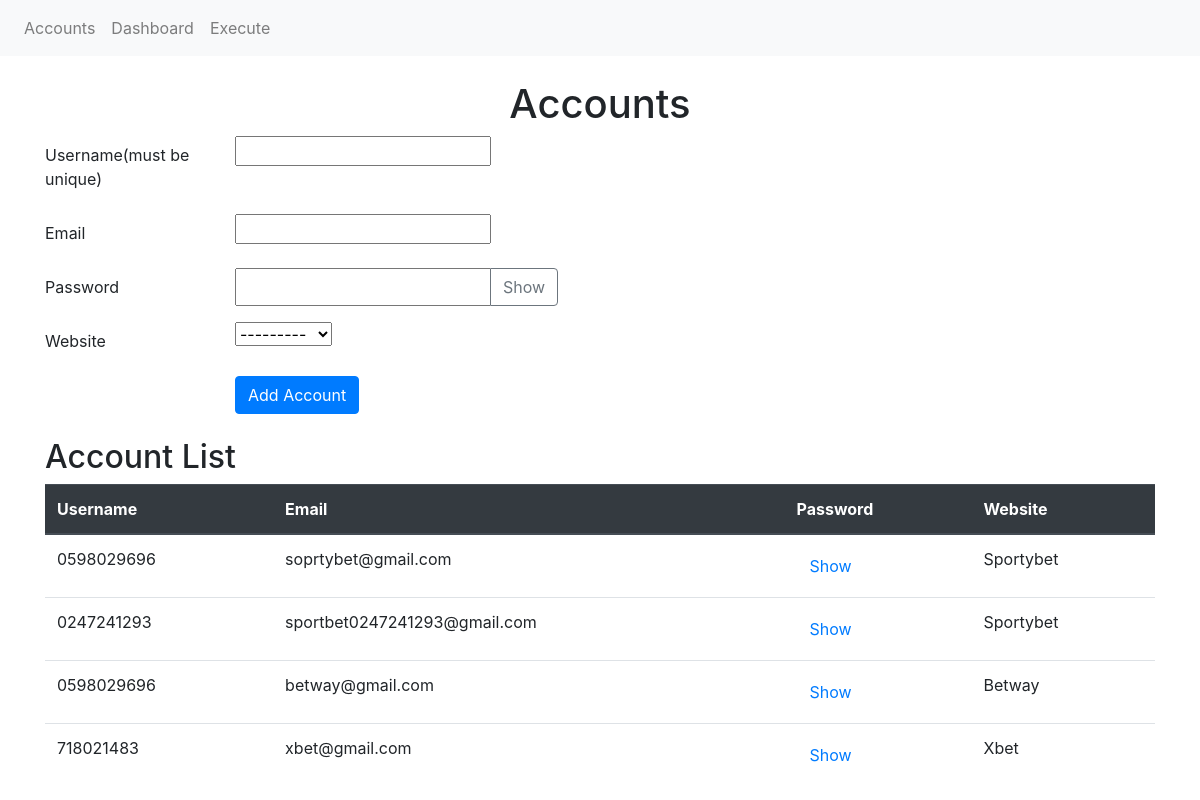
The app's page /, older data.
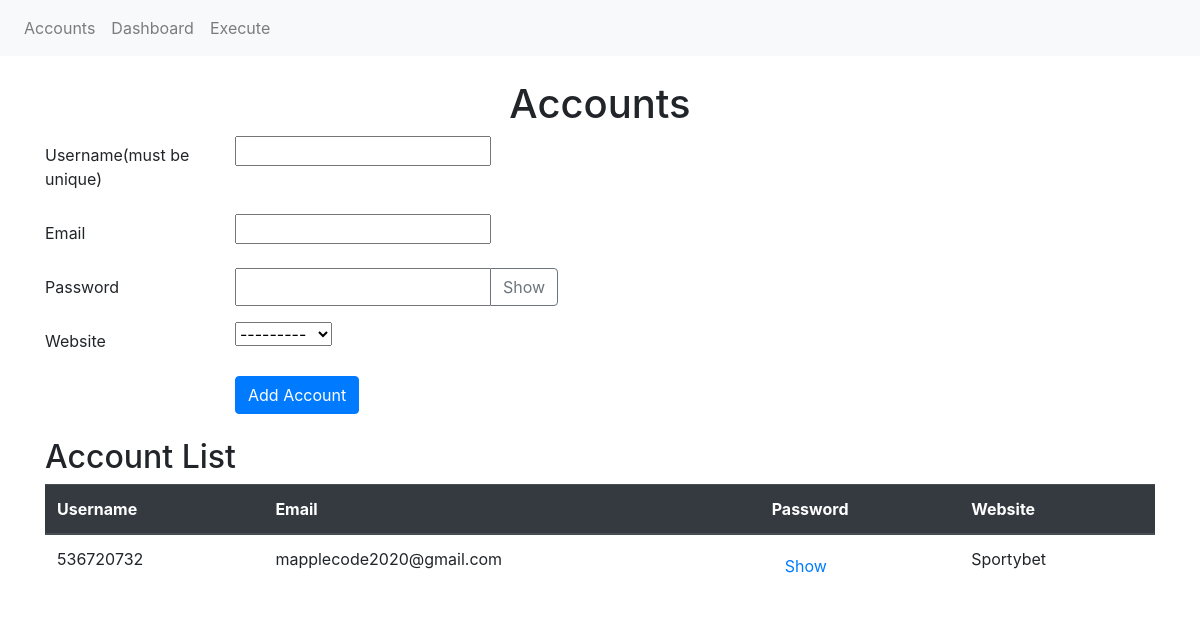
The same page, newer data.
### accounts/models.py (models this page shows, shortened)
class UserAccount(models.Model):
    WEBSITE_CHOICES = [
        ('Sportybet', 'Sportybet'),
        ('Xbet', 'Xbet'),
        ('Betway', 'Betway'),
    ]
    username = models.CharField(max_length=100)
    email = models.EmailField(unique=True)
    password = models.CharField(max_length=100)
    website = models.CharField(max_length=20, choices=WEBSITE_CHOICES)
    objects = UserAccountManager()

### accounts/views.py (the view)
# urls.py: path('', views.index, name='index'),
def index(request):
    accounts = UserAccount.objects.all()
    form = UserAccountForm()
    context = {'accounts': accounts, 'form': form}
    return render(request, 'accounts/index.html', context)

### accounts/forms.py
class UserAccountForm(forms.ModelForm):
    class Meta:
        model = UserAccount
        fields = ('username', 'email', 'password', 'website')
        website = forms.ChoiceField(
            widget=forms.RadioSelect,  # Use RadioSelect widget for radio buttons
            choices=UserAccount.WEBSITE_CHOICES,  # Replace 'WEBSITE_CHOICES' with your choices
        )

### accounts/templates/accounts/index.html (shortened to what this page needs)
<!DOCTYPE html>
<html>
<head>
    <link rel="stylesheet" href="https://maxcdn.bootstrapcdn.com/bootstrap/4.5.2/css/bootstrap.min.css">
</head>
<body>
    <nav class="navbar navbar-expand-lg navbar-light bg-light">
        <ul class="navbar-nav">
            <li class="nav-item">
                <a class="nav-link" href="{% url 'index' %}">Accounts</a>
            </li>
            <li class="nav-item">
                <a class="nav-link" href="{% url 'dashboard' %}">Dashboard</a>
            </li>
            <li class="nav-item">
                <a class="nav-link" href="{% url 'execute' %}">Execute</a>
            </li>
        </ul>
    </nav>
    <div class="container mt-4">
        <h1 class="text-center">Accounts</h1>
        <form method="post" action="{% url 'add_account' %}" class="form-horizontal">
            <div class="form-group row">
                <label for="{{ form.username.id_for_label }}" class="col-sm-2 col-form-label">Username(must be unique)</label>
                <div class="col-sm-10">
                    {{ form.username }}
                </div>
            </div>
            <div class="form-group row">
                <label for="{{ form.email.id_for_label }}" class="col-sm-2 col-form-label">Email</label>
                <div class="col-sm-10">
                    {{ form.email }}
                </div>
            </div>
            <div class="form-group row">
                <label for="{{ form.password.id_for_label }}" class="col-sm-2 col-form-label">Password</label>
                <div class="col-sm-10">
                    <div class="input-group">
                        {{ form.password }}
                        <div class="input-group-append">
                            <button class="btn btn-outline-secondary" type="button" id="togglePassword">Show</button>
                        </div>
                    </div>
                </div>
            </div>
            <div class="form-group row">
                <label for="{{ form.website.id_for_label }}" class="col-sm-2 col-form-label">Website</label>
                <div class="col-sm-10">
                    {{ form.website }}
                </div>
            </div>
            <div class="form-group row">
                <div class="col-sm-10 offset-sm-2">
                    <button type="submit" class="btn btn-primary">Add Account</button>
                </div>
            </div>
        </form>
        <h2 class="mt-4">Account List</h2>
        <table class="table">
            <thead class="thead-dark">
                <tr>
                    <th>Username</th>
                    <th>Email</th>
                    <th>Password</th>
                    <th>Website</th>
                </tr>
            </thead>
            <tbody>
                {% for account in accounts %}
                    <tr>
                        <td>{{ account.username }}</td>
                        <td>{{ account.email }}</td>
                        <td>
                            <button class="btn btn-link toggle-password">Show</button>
                        </td>
                        <td>{{ account.website }}</td>
                    </tr>
                {% endfor %}
            </tbody>
        </table>
    </div>
</body>
</html>

Row changes from the older to the newer data that the page shows:
removed UserAccount: username "0598029696", email "soprtybet@gmail.com", website "Sportybet"
removed UserAccount: username "0247241293", email "sportbet0247241293@gmail.com", website "Sportybet"
removed UserAccount: username "0598029696", email "betway@gmail.com", website "Betway"
removed UserAccount: username "718021483", email "xbet@gmail.com", website "Xbet"
added UserAccount: username "536720732", email "mapplecode2020@gmail.com", website "Sportybet"
